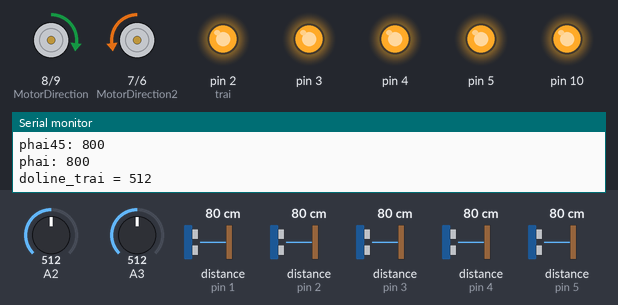
Recording of a sketch running on a simulated Arduino Uno, built with avr-gcc and run on an emulated ATmega328P. On the bench: direction and speed pins drawn as motors (green arrow = direction pin HIGH = forward, orange = LOW = backward, longer = more drive), output pins drawn as LEDs (lit = HIGH), the last lines printed to the serial monitor. The inputs (shaded band) are chosen by the test bench; at power-on: distance to the obstacle (sensors on pin 1, pin 4, pin 2, pin 3, pin 5) 80 cm, A2 = 512, A3 = 512.

Above: at 2.7 s.
2.8 s: distance to the obstacle (sensor on pin 1) set to 11 cm
4.3 s: distance to the obstacle (sensor on pin 1) set to 8 cm
At 4.9 s:
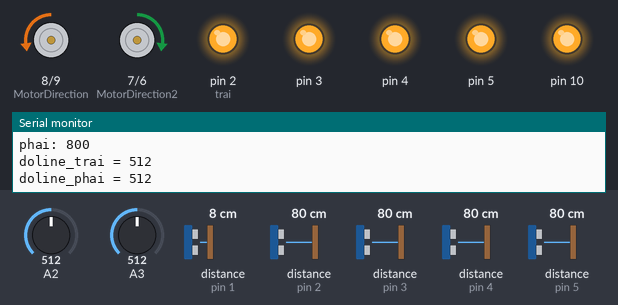
6.0 s: distance to the obstacle (sensor on pin 1) set to 18 cm
At 6.5 s:
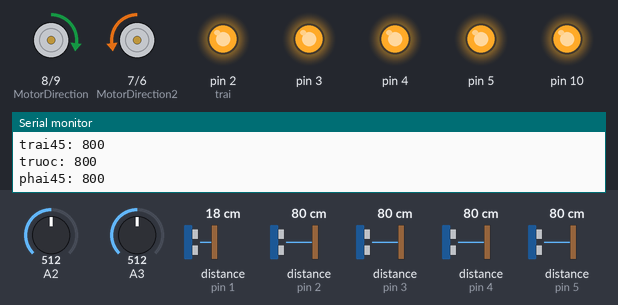
13.6 s: distance to the obstacle (sensor on pin 4) set to 94 cm
16.6 s: distance to the obstacle (sensor on pin 4) set to 103 cm
Timing chart, 0 to 19.1 s (numbered marks = the images above; inputs shaded):
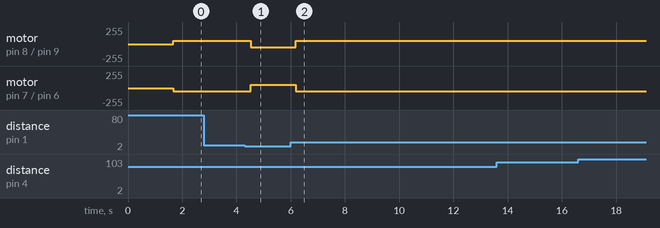

Measured:
- the behaviour switches between 10 and 9 cm on distance to the obstacle (sensor on pin 1) (found by bisection; images 0 and 1)
- after the input at 4.3 s, motor on pin 8 (MotorDirection) / pin 9 (MotorSpeed): forward 50/255 → backward 50/255 after 0.22 s; motor on pin 7 (MotorDirection2) / pin 6 (MotorSpeed2): backward 50/255 → forward 50/255 after 0.22 s
- after the input at 6.0 s, motor on pin 8 (MotorDirection) / pin 9 (MotorSpeed): backward 50/255 → forward 50/255 after 0.19 s; motor on pin 7 (MotorDirection2) / pin 6 (MotorSpeed2): forward 50/255 → backward 50/255 after 0.19 s

The sketch:

codetest.ino
```cpp
#include <Wire.h>
#include <VL53L0X.h>

VL53L0X sensor;
VL53L0X sensor2;
VL53L0X sensor3;
VL53L0X sensor4;
VL53L0X sensor5;

unsigned long hientai = 0;
unsigned long thoigian;
//boolean truoc = 0;
int delay_truoc = 1500;

int dolinetrai = 11;
int dolinephai = 12;

int truoc;
int trai;
int trai45;
int phai45;
int phai;


#define MotorDirection 8  //dir1, phai
#define MotorSpeed 9   //pwm1
#define tanso 100000

#define MotorDirection2 7 //dir2, trai
#define MotorSpeed2 6    // pwm2


int SpeedVal = 0;

void setup() {
  Serial.begin(9600);
  Wire.begin();
  pinMode (A3, INPUT);
  pinMode (A2,INPUT);
  //vl53
  pinMode(2, OUTPUT); //trai
  pinMode(3, OUTPUT);
  pinMode(4, OUTPUT);
  pinMode(5, OUTPUT);
    pinMode(10, OUTPUT);


  digitalWrite(2, LOW);
 digitalWrite(3, LOW);
    digitalWrite(4, LOW);
    digitalWrite(5, LOW);
        digitalWrite(10, LOW);


  init_VL53L0X();
  sensor.startContinuous();
  sensor2.startContinuous();
    sensor3.startContinuous();
    sensor4.startContinuous();
    sensor5.startContinuous();

  //ledcwritephai
  pinMode(MotorDirection, OUTPUT);
  pinMode(MotorSpeed, OUTPUT);

  //ledcwritetrai
  pinMode(MotorDirection2, OUTPUT);
  pinMode(MotorSpeed2, OUTPUT);
}

void loop() {
    thoigian = millis();
     int dltrai = analogRead(A3);
  int dlphai = analogRead(A2);
  Serial.print("doline_trai = ");
  Serial.println(dltrai);
  Serial.print("doline_phai = ");
  Serial.println(dlphai);

  trai = sensor.readRangeContinuousMillimeters();
  Serial.print("trai: ");
  Serial.println(trai);

  trai45 = sensor2.readRangeContinuousMillimeters();
   Serial.print("trai45: ");
  Serial.println(trai45);


  truoc = sensor3.readRangeContinuousMillimeters();
   Serial.print("truoc: ");
  Serial.println(truoc);

  phai45 = sensor4.readRangeContinuousMillimeters();
   Serial.print("phai45: ");
  Serial.println(phai45);
  phai = sensor5.readRangeContinuousMillimeters();
   Serial.print("phai: ");
  Serial.println(phai);
if(trai<100)
{
  thang();
}
else{lui();}
// if (a < 130) {
//    thang();
//   truoc = 1;
//   hientai = thoigian;
//   }
//   if(truoc == 1)
//   {
//     if(thoigian - hientai >=delay_truoc)
//     {
//       dung();
//       truoc = 0;
//     }
//   }

// if(truoc<100 || trai <100 || phai <100)
// {
// thang();
// delay(2000);
// }
// if(trai45<100 || phai45<100)
// {
// lui();
// delay(2000);
// }
// dung();
// }
}
void thang() {
  digitalWrite(MotorDirection, LOW); // phai
  digitalWrite(MotorDirection2, HIGH);// trai
  analogWrite(6, 50);
  analogWrite(9, 50);
}
void lui() {
  digitalWrite(MotorDirection, HIGH); // phai
  digitalWrite(MotorDirection2, LOW);// trai
  analogWrite(6, 50);
  analogWrite(9, 50);
}
void dung() {
  digitalWrite(MotorDirection, LOW);
  digitalWrite(MotorDirection2, HIGH);
  analogWrite(6, 0);
  analogWrite(9, 0);
}
void init_VL53L0X() {
  Serial.print("Setting VL53L0X addresses...");
  digitalWrite(2, HIGH);
  delay(100);
  sensor.init(true);
  delay(100);
  sensor.setAddress((uint8_t)01);
  delay(100);

  digitalWrite(3, HIGH);
  delay(100);
  sensor2.init(true);
  delay(100);
  sensor2.setAddress((uint8_t)02);
  delay(100);

  digitalWrite(4, HIGH);
  delay(100);
  sensor3.init(true);
  delay(100);
  sensor3.setAddress((uint8_t)03);
  delay(100);

  digitalWrite(5, HIGH);
  delay(100);
  sensor4.init(true);
  delay(100);
  sensor4.setAddress((uint8_t)04);
  delay(100);

  digitalWrite(10, HIGH);
  delay(100);
  sensor5.init(true);
  delay(100);
  sensor5.setAddress((uint8_t)05);
  delay(100);
}
```
